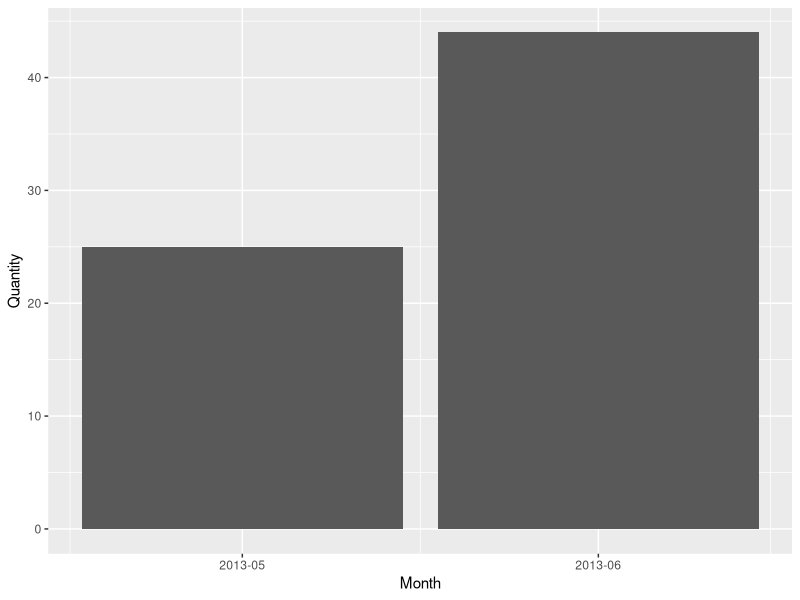
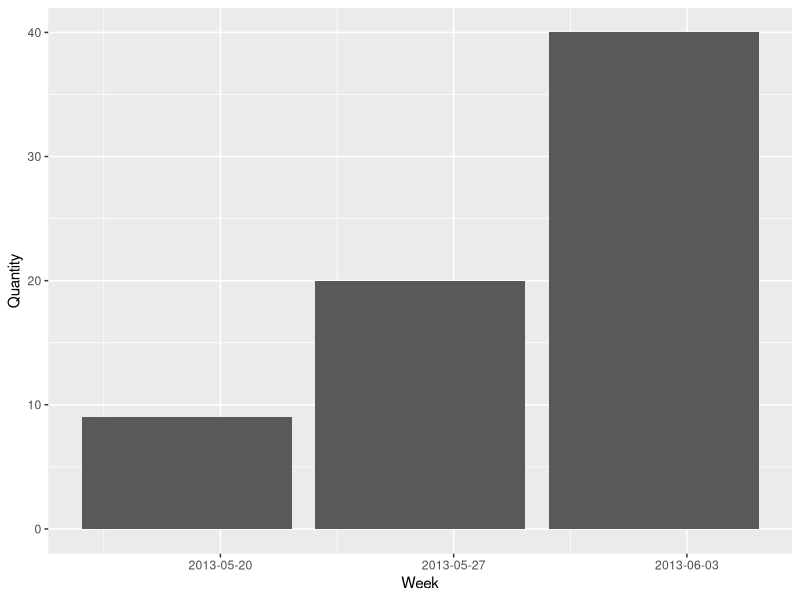

Generate these figures, in order, with R:
# Description : Plottig weekly ad othly totals in R
# Website : http://www.mollietaylor.com/2013/08/plot-weekly-or-monthly-totals-in-r.html

doInstall <- TRUE # Change to FALSE if you don't want packages installed.
toInstall <- c("ggplot2","scales")
if(doInstall){install.packages(toInstall, repos = "http://cran.r-project.org")}
lapply(toInstall, library, character.only = TRUE)

library(ggplot2)
library(scales)

# load data:
log <- data.frame(Date = c("2013/05/25","2013/05/28","2013/05/31","2013/06/01","2013/06/02","2013/06/05","2013/06/07"),
                  Quantity = c(9,1,15,4,5,17,18))
log
str(log)

# convert date variable from factor to date format:
log$Date <- as.Date(log$Date,
                    "%Y/%m/%d") # tabulate all the options here
str(log)

# create variables of the week and month of each observation:
log$Month <- as.Date(cut(log$Date,
                         breaks = "month"))
log$Week <- as.Date(cut(log$Date,
                        breaks = "week",
                        start.on.monday = FALSE)) # changes weekly break point to Sunday
log

# graph by month:
ggplot(data = log,
       aes(Month, Quantity)) +
  stat_summary(fun.y = sum, # adds up all observations for the month
               geom = "bar") + # or "line"
  scale_x_date(
    labels = date_format("%Y-%m"),
    breaks = "1 month") # custom x-axis labels

# graph by week:
ggplot(data = log,
       aes(Week, Quantity)) +
  stat_summary(fun.y = sum, # adds up all observations for the week
               geom = "bar") + # or "line"
  scale_x_date(
    labels = date_format("%Y-%m-%d"),
    breaks = "1 week") # custom x-axis labels
